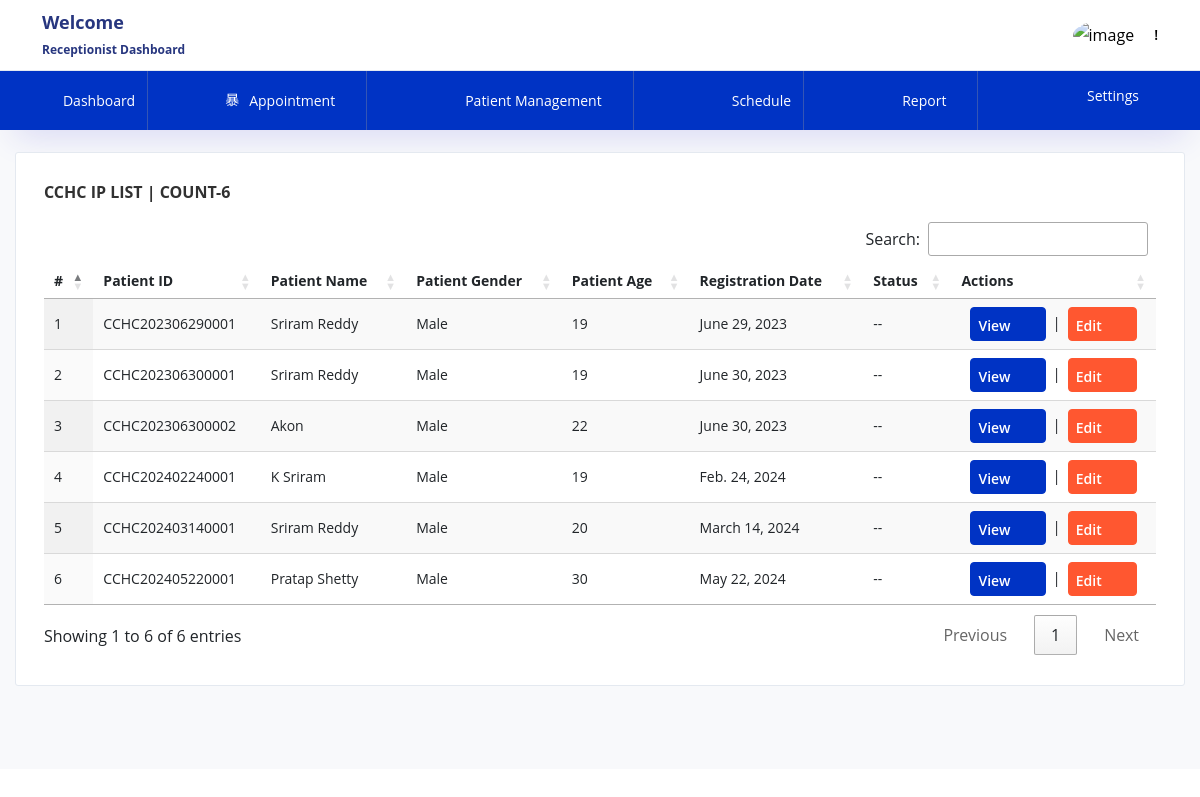
Screenshot of /receptionist/receptionist_patientList with the database file from the repository.
### patient/models.py (models this page shows, shortened)
class PatientPrimaryData(models.Model):
    patient_id = models.CharField(max_length=16, unique=True)
    patient_name = models.CharField(max_length=100)
    patient_age = models.PositiveIntegerField()
    patient_dob = models.DateField()
    patient_gender = models.CharField(max_length=10)
    mobile_number = models.CharField(max_length=17)
    guardian_name = models.CharField(max_length=100)
    relationship = models.CharField(max_length=100)
    registration_date = models.DateField(default=timezone.now)
    state = models.CharField(max_length=100)
    district = models.CharField(max_length=100)
    address=models.TextField(max_length=250, default='')

### receptionist/views.py (the view)
# urls.py: path('receptionist_patientList',views.receptionist_patientList,name="receptionist_patientList"),
def receptionist_patientList(request):
    patient=PatientPrimaryData.objects.all()
    patient_count = PatientPrimaryData.objects.count()
    return render(request,'receptionist_patientList.html',{'patient':patient,'patient_count':patient_count})

### templates/receptionist_patientList.html (shortened to what this page needs)
{% extends 'receptionist_base.html' %} {% load static %} {% block body %}
<link
  rel="stylesheet"
  type="text/css"
  href="https://cdn.datatables.net/1.10.25/css/jquery.dataTables.min.css"
/>
<link
  rel="stylesheet"
  type="text/css"
  href="https://cdn.datatables.net/buttons/1.7.1/css/buttons.dataTables.min.css"
/>
<div class="col-lg-12 stretch-card">
  <div class="card">
    <div class="card-body">
      <h4 class="card-title">CCHC IP LIST | COUNT-{{ patient_count }}</h4>
      <div class="row">
        <div class="col-12">
          <div class="table-responsive">
            <div class="table">
              <table id="patient_list" class="display">
                <thead>
                  <tr>
                    <th>#</th>
                    <th>Patient ID</th>
                    <th>Patient Name</th>
                    <th>Patient Gender</th>
                    <th>Patient Age</th>
                    <th>Registration Date</th>
                    <th>Status</th>
                    <th>Actions</th>
                  </tr>
                </thead>
                <tbody>
                  {% for x in patient %}
                  <tr>
                    <td>{{ forloop.counter }}</td>
                    <td>{{ x.patient_id }}</td>
                    <td>{{ x.patient_name }}</td>
                    <td>{{ x.patient_gender }}</td>
                    <td>{{ x.patient_age }}</td>
                    <td>{{ x.registration_date }}</td>
                    <td>--</td>
                    <td style="text-align: center">
                      <a
                        href="/receptionist/receptionist_patient_View_Edit/{{ x.patient_id }}/"
                        type="button"
                        class="btn btn-primary btn-icon-text btn-sm"
                        >View <i class="mdi mdi-file-check btn-icon-append"></i
                      ></a>
                      &nbsp;|&nbsp;
                      <a
                        type="button"
                        class="btn btn-warning btn-icon-text btn-sm"
                        >Edit <i class="mdi mdi-file-check btn-icon-append"></i
                      ></a>
                    </td>
                  </tr>
                  {% endfor %}
                </tbody>
              </table>
            </div>
          </div>
        </div>
      </div>
    </div>
  </div>
</div>
{% endblock %}

### rows the page displays
PatientPrimaryData: patient_id "CCHC202306290001", patient_name "Sriram Reddy", patient_gender "Male", patient_age "19", registration_date "June 29, 2023"
PatientPrimaryData: patient_id "CCHC202306300001", patient_name "Sriram Reddy", patient_gender "Male", patient_age "19", registration_date "June 30, 2023"
PatientPrimaryData: patient_id "CCHC202306300002", patient_name "Akon", patient_gender "Male", patient_age "22", registration_date "June 30, 2023"
PatientPrimaryData: patient_id "CCHC202402240001", patient_name "K Sriram", patient_gender "Male", patient_age "19", registration_date "Feb. 24, 2024"
PatientPrimaryData: patient_id "CCHC202403140001", patient_name "Sriram Reddy", patient_gender "Male", patient_age "20", registration_date "March 14, 2024"
PatientPrimaryData: patient_id "CCHC202405220001", patient_name "Pratap Shetty", patient_gender "Male", patient_age "30", registration_date "May 22, 2024"

### other values shown
{{ patient_count }} "6"
